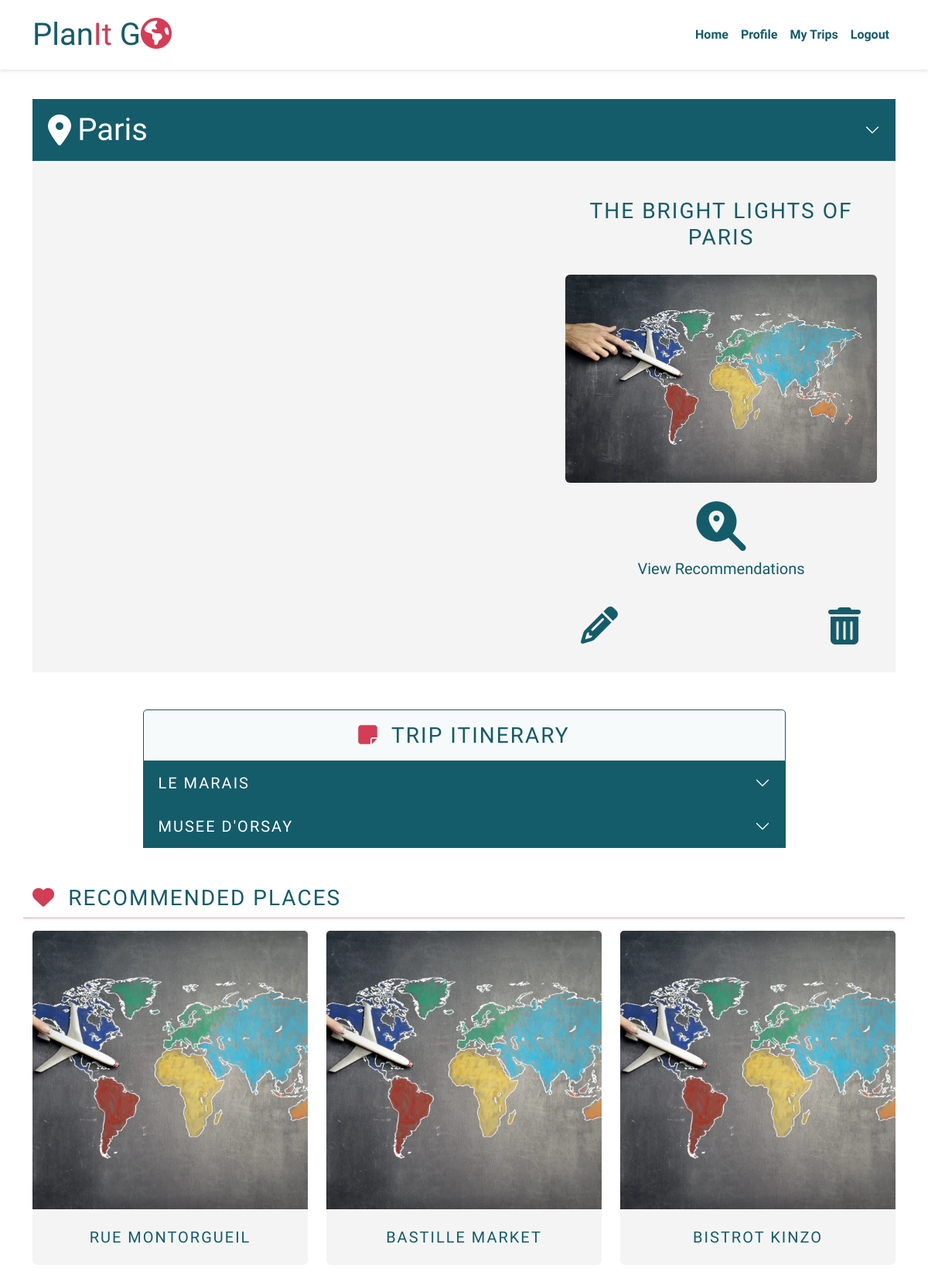
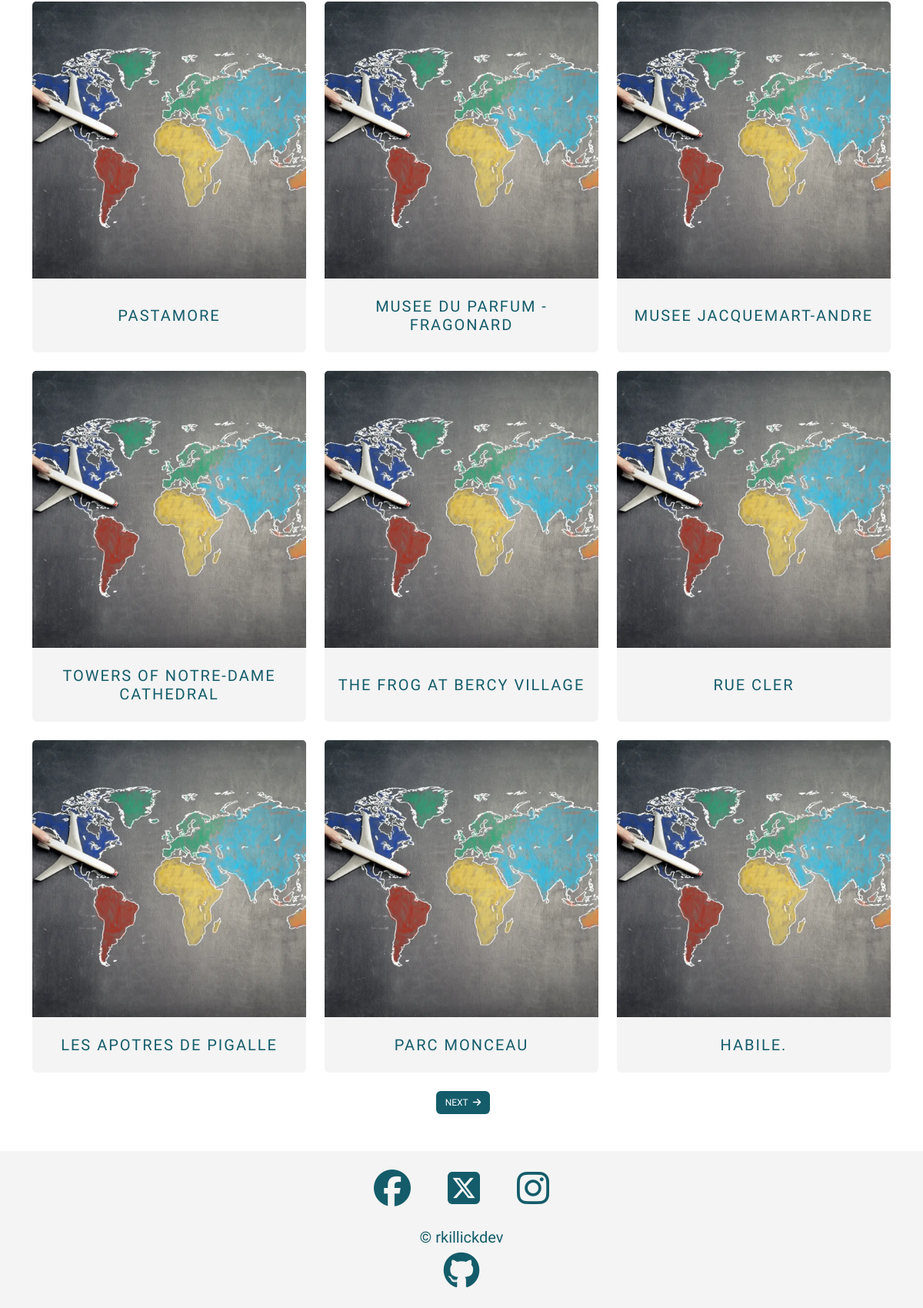
The page /trips/the-bright-lights-of-paris/43 (signed in) on the database its author committed (2 pictures, top to bottom).
### trips/models.py (models this page shows, shortened)
class Trip(models.Model):
    profile = models.ForeignKey(
        Profile, on_delete=models.CASCADE, related_name="trips"
    )
    location = models.ForeignKey(
        Location, on_delete=models.CASCADE, related_name="trips"
    )
    title = models.CharField(max_length=30, unique=True)
    slug = models.SlugField(max_length=30, unique=True)
    description = models.TextField(blank=True)
    trip_image = CloudinaryField(
        "image",
        default="placeholder",
        transformation={
            "width": "1500",
            "height": "1000",
            "crop": "fill",
            "gravity": "auto",
            "fetch_format": "auto",
            "quality": "auto",
            "dpr": "auto",
            "responsive": True,
        },
        folder="/images/trips",
        format="webp",
    )
    start_date = models.DateField(blank=True, null=True)
    end_date = models.DateField(blank=True, null=True)
    created_on = models.DateTimeField(auto_now_add=True)
    is_complete = models.BooleanField(default=False)
    places = models.ManyToManyField(
        Place, related_name="trip_place", blank=True
    )
    class Meta:
        ordering = ["-start_date"]

### locations/models.py (models this page shows, shortened)
class Location(models.Model):
    city = models.CharField(max_length=50, unique=True)
    slug = models.SlugField(max_length=50, unique=True)
    summary = models.TextField()
    latitude = models.DecimalField(max_digits=10, decimal_places=8)
    longitude = models.DecimalField(max_digits=11, decimal_places=8)
    image = CloudinaryField(
        "image",
        default="placeholder",
        folder="/images/locations",
        format="webp",
    )
    approved = models.BooleanField(default=False)
    class Meta:
        ordering = ["-city"]
    def __str__(self):
        return self.city

### places/models.py (models this page shows, shortened)
class Place(models.Model):
    location = models.ForeignKey(
        Location, on_delete=models.CASCADE, related_name="places"
    )
    venue_id = models.CharField(max_length=50, unique=True)
    type = models.CharField(max_length=150, null=True)
    category = models.CharField(max_length=150)
    sub_categories = models.JSONField(null=True, blank=True)
    name = models.CharField(max_length=50)
    slug = models.SlugField(max_length=50)
    location_string = models.CharField(max_length=150, null=True)
    description = models.TextField(null=True)
    image = models.CharField(max_length=150, default="placeholder")
    ranking_position = models.IntegerField(null=True)
    rating = models.FloatField(null=True)
    phone = models.CharField(max_length=50, null=True)
    address = models.JSONField()
    latitude = models.DecimalField(max_digits=10, decimal_places=8)
    longitude = models.DecimalField(max_digits=11, decimal_places=8)
    website = models.CharField(max_length=200, null=True)
    ranking_string = models.CharField(max_length=150, null=True)
    created_on = models.DateTimeField(auto_now_add=True)
    approved = models.BooleanField(default=True)
    class Meta:
        ordering = ["-ranking_position"]

### trips/views.py (the view)
class TripDetailView(LoginRequiredMixin, View):
    def get(self, request, slug, trip_id, *args, **kwargs):
        trip = get_object_or_404(Trip, id=trip_id)
        if trip.profile.id == request.user.profile.id:
            geo_data = list(
                Place.objects.filter(
                    id__in=trip.places.values_list("id", flat=True)
                ).values("latitude", "longitude", "name")
            )
            geo_list = []
            for item in geo_data:
                new_dict = {
                    "lat": float(item["latitude"]),
                    "lng": float(item["longitude"]),
                    "place": item["name"],
                }
                geo_list.append(new_dict)
            p = Paginator(
                Place.objects.filter(location=trip.location, approved=True)
                .exclude(id__in=trip.places.values_list("id", flat=True))
                .order_by("-pk"),
                12,
            )
            page = request.GET.get("page")
            places = p.get_page(page)
            g_maps_api_key = os.environ.get("GOOGLE_MAPS_API_KEY")
            return render(
                request,
                "trips/trip_detail.html",
                {
                    "trip": trip,
                    "places": places,
                    "g_maps_api_key": g_maps_api_key,
                    "geo_list": geo_list,
                },
            )
        else:
            messages.add_message(
                request, messages.ERROR, "You can only access your own trips!"
            )
            raise PermissionDenied()

### trips/templates/trips/trip_detail.html (shortened to what this page needs)
{% extends "base.html" %}
{% block content %}
{% load static %}
{% include 'includes/trip_header.html' %}
{% if trip.places.count > 0 %}
  <section class="trip-planner">
    <div class="container">
      <div class="row mb-5">
        <div class="col-md-12 medium-w-75">
          <div class="card border-0">
            <div class="card-header border">
              <h3 class="text-center my-2">
                <span><i class="fa-solid fa-note-sticky text-primary"></i>&ensp;</span>Trip Itinerary
              </h3>
            </div>
            <div class="accordion accordion-flush border-0"
                 id="planner-accordion">
              {% for place in trip.places.all %}
                <div class="accordion-item">
                  <h4 class="accordion-header"
                      id="flush-heading-{{ forloop.counter }}">
                    <button class="planner-heading accordion-button collapsed text-light fs-5 text-uppercase"
                            type="button"
                            data-bs-toggle="collapse"
                            data-bs-target="#flush-collapse-{{ forloop.counter }}"
                            aria-controls="flush-collapse-{{ forloop.counter }}">
                      {{ place.name }}
                    </button>
                  </h4>
                </div>
              {% endfor %}
            </div>
          </div>
        </div>
      </div>
    </div>
  </section>
{% endif %}
<section id="trip-recommendations">
  <div class="container">
    <div class="row action-title">
      <h3>
        <span><i class="fa-solid fa-heart text-primary"></i>&ensp;</span>Recommended Places
      </h3>
      <hr>
    </div>
    <div class="row">
      <div class="col-12">
        <div class="row">
          {% for place in places %}
            <div class="col-md-4 mb-4">
              <div class="card border-0 bg-secondary text-center h-100 image-clickable">
                <img class="card-img-top img-fluid img-size-consistent"
                    src="{{ place.image }}"
                    alt="{{ place.name }}">
                <div class="card-body d-flex flex-column justify-content-center">
                  <h4 class="fs-5 my-2">{{ place.name }}</h4>
                </div>
              </div>
            </div>
            {% if forloop.counter|divisibleby:3 %}
        </div>
        <div class="row">
            {% endif %}
          {% endfor %}
        </div>
      </div>
    </div>
    <div class="row mb-5">
      <nav aria-label=" place list page navigation">
        <ul class="pagination justify-content-center m-0">
          {% if places.has_next %}
            <li class="page-item">
              <a href="?page={{ places.next_page_number }}" class="page-link ms-1">NEXT<span>&ensp;<i class="fa-solid fa-arrow-right"></i></span></a>
            </li>
          {% endif %}
        </ul>
      </nav>
    </div>
  </div>
</section>
{% endblock %}
{% block extras %}
{% load static %}
{% endblock extras %}

### templates/includes/trip_header.html
{% load static %}
<section id="trip-summary"
         class="mt-7 mb-5">
  <div class="container">
    <div class="row">
      <div class="col-12">
        <div class="accordion accordion-flush trip-details-accordion">
          <div class="accordion-item">
            <h2 class="accordion-header"
                id="flush-headingOne">
              <button class="accordion-button collapsed"
                      type="button"
                      data-bs-toggle="collapse"
                      data-bs-target="#flush-collapseOne"
                      aria-expanded="false"
                      aria-controls="flush-collapseOne">
                <span><i class="text-light display-6 fa-solid fa-location-dot"></i>&ensp;</span>
                <span class="text-light display-6">{{ trip.location }}</span>
              </button>
            </h2>
            <div id="flush-collapseOne"
                 class="accordion-collapse collapse show"
                 aria-labelledby="flush-headingOne"
                 data-bs-parent="#accordionFlushExample">
              <div class="accordion-body">
                <div class="row">
                  <div class="col-lg-7">
                    <div class="map-container p-4">
                      <div id="map"></div>
                    </div>
                  </div>
                  <div class="col-lg-5 d-flex flex-column justify-content-between">
                    <div class="text-container p-4">
                      <h3 class="text-center p-4">{{ trip.title }}</h3>
                      <div class="card border-0 bg-light">
                        <div class="card-body p-0">
                        {% if trip.description %}
                          <div class="card-text text-center p-4">
                            <p class="fst-italic m-0">{{ trip.description }}</p>
                          </div>
                        {% else %}
                          <img src="{{ trip.location.image.url }}" alt="" class="img-fluid rounded">
                        {% endif %}
                        </div>
                      </div>
                    </div>
                    <div class="d-flex flex-column justify-content-center gap-2">
                      <a href="#trip-recommendations"
                         class="align-self-center"
                         aria-label="View recommendations for your trip destination">
                        <i class="fa-solid fa-magnifying-glass-location fa-4x link-transform"></i>
                      </a>
                      <p class="lead fw-light align-self-center m-0">View Recommendations</p>
                    </div>
                    <div class="d-flex justify-content-between p-4">
                      <div class="card border-0 bg-secondary">
                        <a href="{% url 'update_trip' trip.slug trip.id %}"
                           aria-label="Edit details of this trip">
                          <i class="fa-solid fa-pencil fa-3x anchor-icon link-transform"></i>
                        </a>
                      </div>
                      <div class="card border-0 bg-secondary">
                        <button class="btn btn-delete"
                                data-target_id="{{ trip.id }}"
                                data-task="delete_trip"
                                data-bs-toggle="modal"
                                data-bs-target="#modal-delete-confirm"
                                aria-label="Delete this trip">
                          <i class="fa-solid fa-trash-can fa-3x link-transform"></i>
                        </button>
                      </div>
                    </div>
                  </div>
                </div>
              </div>
            </div>
          </div>
        </div>
      </div>
    </div>
  </div>
</section>

### static/css/styles.css (style rules this page uses)
* { box-sizing: border-box; padding: 0; margin: 0; }
a { text-decoration: none; color: inherit; }
ul { list-style-type: none; }
hr { color: var(--bs-primary); opacity: 0.5; }
h2, h3, h4 { text-transform: uppercase; letter-spacing: 2px; }
.anchor-icon { padding: 10px 20px; }
.link-transform { transition: all 0.15s ease; }
.img-size-consistent { width: 100%; height: 30vw; object-fit: cover; }
.image-clickable { transition: all 0.15s ease; }
.accordion-body { background-color: var(--bs-secondary); }
.planner-heading { letter-spacing: 2px; }
#map { height: 600px; }
@media only screen and (min-width: 768px) { .medium-w-75 { width: 75%; margin: auto; } }

### rows shown on the page
Trip: location "Paris", title "THE BRIGHT LIGHTS OF PARIS"
Place: name "LE MARAIS"
Place: name "MUSEE D'ORSAY"
Place: name "RUE MONTORGUEIL"
Place: name "BASTILLE MARKET"
Place: name "BISTROT KINZO"
Place: name "PASTAMORE"
Place: name "MUSEE DU PARFUM - FRAGONARD"
Place: name "MUSEE JACQUEMART-ANDRE"
Place: name "TOWERS OF NOTRE-DAME CATHEDRAL"
Place: name "THE FROG AT BERCY VILLAGE"
Place: name "RUE CLER"
Place: name "LES APOTRES DE PIGALLE"
Place: name "PARC MONCEAU"
Place: name "HABILE."
